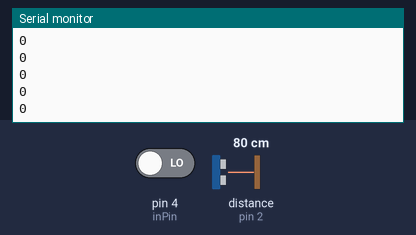
Bench run of a sketch on a simulated Arduino Uno, built with avr-gcc and run on an emulated ATmega328P. On the bench: the last lines printed to the serial monitor. The test bench sets the inputs (shaded band); at power-on: pin 4 (inPin) LOW, distance to the obstacle (sensor on pin 2) 80 cm. The echo pulse lasts 58.3 µs per cm.

Above: at 1.2 s.
1.3 s: pin 4 (inPin) driven HIGH
At 2.4 s:
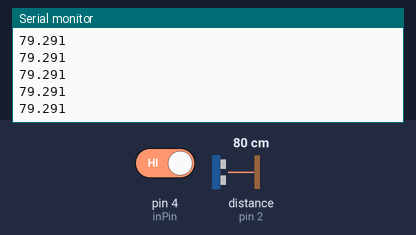
2.8 s: distance to the obstacle (sensor on pin 2) set to 2 cm
At 3.7 s:
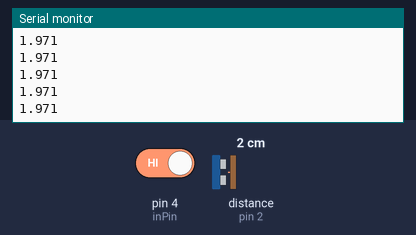
4.3 s: distance to the obstacle (sensor on pin 2) set to 4 cm
At 5.4 s:
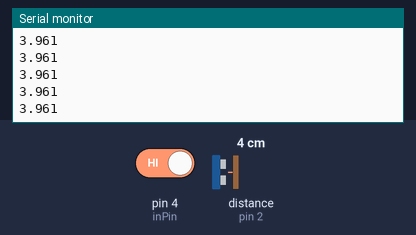
Timing chart, 0 to 7.3 s (numbered marks = the images above; inputs shaded):
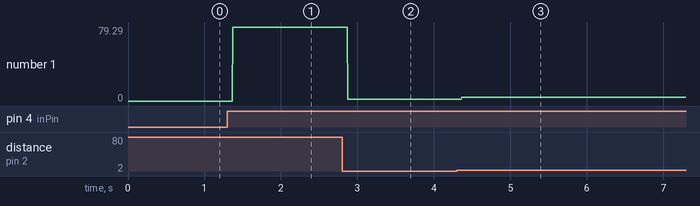

The sketch:

sketch.ino
```cpp
// ---------------------------------------------------------------- //
// Arduino Ultrasoninc Sensor HC-SR04
// Re-writed by Arbi Abdul Jabbaar
// Using Arduino IDE 1.8.7
// Using HC-SR04 Module
// Modified for CS50 Final Project by Navjot Saroa
// Tested on 15/02/2021
// ---------------------------------------------------------------- //


// Changes made to original code:
// 1. Added an inPin variable to use potentiometer (required for another part of the project).
// 2. Contents of void loop() are not in an if conditional, only need to collect data when inPin reads HIGH.

#define echoPin 2
#define trigPin 3
#define inPin 4

// defines variables
long duration; // variable for the duration of sound wave travel
float distance; // variable for the distance measurement


void setup() {
  pinMode(trigPin, OUTPUT);
  pinMode(echoPin, INPUT);
  Serial.begin(9600); // // Serial Communication is starting with 9600 of baudrate speed
}
void loop() {
  // Clears the trigPin condition
  if (digitalRead(inPin) == HIGH) {
    digitalWrite(trigPin, HIGH);
    digitalWrite(trigPin, LOW);
    // Reads the echoPin, returns the sound wave travel time in microseconds
    duration = pulseIn(echoPin, HIGH);
    // Calculating the distance
    distance = duration * 0.034 / 2; // Speed of sound wave divided by 2 (go and back)
    // Displays the distance on the Serial Monitor
    Serial.print(distance);
    Serial.println("1");
  }
  else {
    Serial.println("0");
  }

}
```

Measured:
- after the input at 1.3 s, the serial monitor: prints a new line after 0.07 s (image 1)
- after the input at 2.8 s, the serial monitor: prints a new line after 0.08 s (image 2)
- after the input at 4.3 s, the serial monitor: prints a new line after 0.07 s (image 3)
- plotted number 1: 0 → 79.29 after the input at 1.3 s, 79.29 → 1.97 after the input at 2.8 s, 1.97 → 3.96 after the input at 4.3 s
